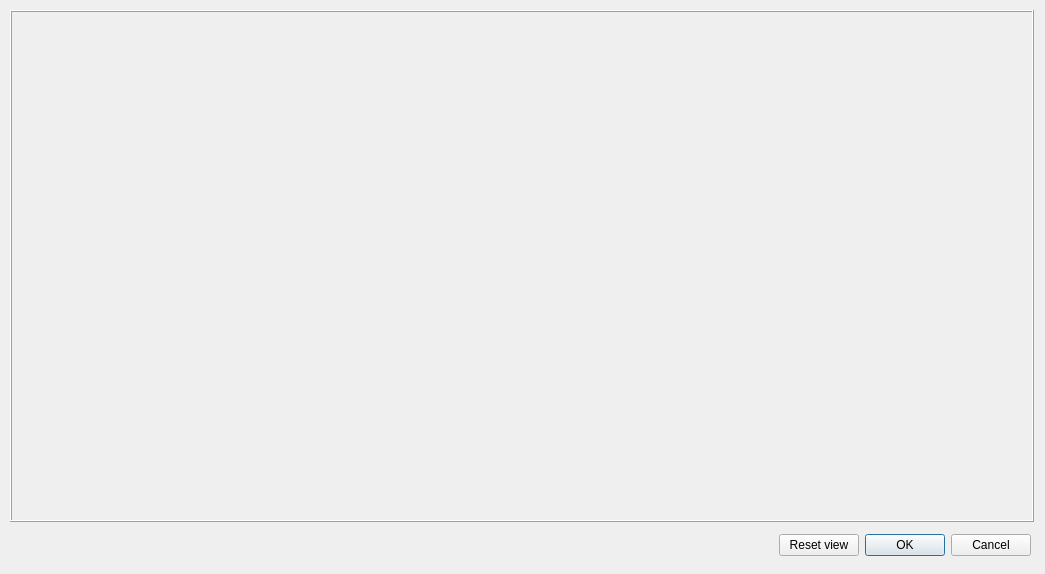
<?xml version="1.0" encoding="UTF-8"?>
<ui version="4.0">
 <class>CWPosMap</class>
 <widget class="QDialog" name="CWPosMap">
  <property name="geometry">
   <rect>
    <x>0</x>
    <y>0</y>
    <width>1045</width>
    <height>574</height>
   </rect>
  </property>
  <property name="mouseTracking">
   <bool>true</bool>
  </property>
  <property name="windowTitle">
   <string>Select a location</string>
  </property>
  <widget class="QFrame" name="frame">
   <property name="geometry">
    <rect>
     <x>10</x>
     <y>10</y>
     <width>1024</width>
     <height>512</height>
    </rect>
   </property>
   <property name="frameShape">
    <enum>QFrame::Box</enum>
   </property>
   <property name="frameShadow">
    <enum>QFrame::Raised</enum>
   </property>
   <layout class="QGridLayout" name="gridLayout">
    <property name="leftMargin">
     <number>0</number>
    </property>
    <property name="topMargin">
     <number>0</number>
    </property>
    <property name="rightMargin">
     <number>0</number>
    </property>
    <property name="bottomMargin">
     <number>0</number>
    </property>
    <item row="0" column="0">
     <widget class="CEarthMapView" name="widget" native="true">
      <property name="mouseTracking">
       <bool>true</bool>
      </property>
     </widget>
    </item>
   </layout>
  </widget>
  <widget class="QWidget" name="horizontalLayoutWidget">
   <property name="geometry">
    <rect>
     <x>10</x>
     <y>530</y>
     <width>1021</width>
     <height>31</height>
    </rect>
   </property>
   <layout class="QHBoxLayout" name="horizontalLayout">
    <item>
     <widget class="QLabel" name="label">
      <property name="text">
       <string/>
      </property>
     </widget>
    </item>
    <item>
     <spacer name="horizontalSpacer">
      <property name="orientation">
       <enum>Qt::Horizontal</enum>
      </property>
      <property name="sizeHint" stdset="0">
       <size>
        <width>40</width>
        <height>20</height>
       </size>
      </property>
     </spacer>
    </item>
    <item>
     <widget class="QPushButton" name="pushButton_3">
      <property name="text">
       <string>Reset view</string>
      </property>
     </widget>
    </item>
    <item>
     <widget class="QPushButton" name="pushButton_2">
      <property name="text">
       <string>OK</string>
      </property>
      <property name="default">
       <bool>true</bool>
      </property>
     </widget>
    </item>
    <item>
     <widget class="QPushButton" name="pushButton">
      <property name="text">
       <string>Cancel</string>
      </property>
     </widget>
    </item>
   </layout>
  </widget>
 </widget>
 <customwidgets>
  <customwidget>
   <class>CEarthMapView</class>
   <extends>QWidget</extends>
   <header>cearthmapview.h</header>
   <container>1</container>
  </customwidget>
 </customwidgets>
 <resources/>
 <connections/>
</ui>
